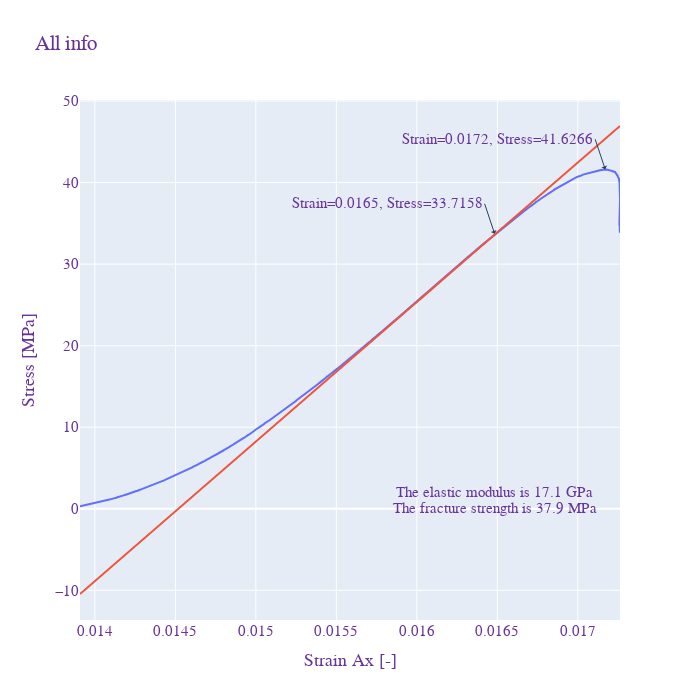

The notebook cell saved with this chart:
### Code cell
### All info
# plt.plot(strain1,stress_offset)
fig = go.Figure()
fig.add_trace(go.Scatter(x=strain1, y=stress1))
fig.add_trace(go.Scatter(x=strain1, y=stress_offset))

fig.add_annotation(x=x, y=y,
            text="Strain={:.4f}, Stress={:.4f}".format(x, y),
            showarrow=True,
            xanchor="right",
            arrowhead=1)
            
fig.add_annotation(x=xi, y=2,
            text=ElasticM,
            showarrow=False,
            arrowhead=1)

fig.add_annotation(x=xi, y=0,
            text=FractS,
            showarrow=False,
            arrowhead=1)


fig.add_annotation(x=xi, y=yi,
            text="Strain={:.4f}, Stress={:.4f}".format(x1, y1),
            xanchor="right",
            showarrow=True,
            arrowhead=1)

fig.update_layout(showlegend=False, autosize=False, width=700, height=700, 
    title="All info",
    xaxis_title="Strain Ax [-]",
    yaxis_title="Stress [MPa]",
    font=dict(
        family="New Times Roman",
        size=15,
        color="RebeccaPurple"))


fig.update_traces(textposition='top center')
fig.show()

fig.write_html("Graphs/PB3_UCS/PB3_Results.html")

### Figure 1 — Plotly figure (JSON) as saved in the notebook; plotly's stock layout.template omitted (floating-point values rounded to 4 significant figures; data arrays with more than 128 entries replaced by an {"elided": "..."} marker saying what was removed)
{"data": [{"textposition": "top center", "type": "scatter", "x": {"elided": "1925 float values"}, "y": {"elided": "1925 float values"}}, {"textposition": "top center", "type": "scatter", "x": {"elided": "1925 float values"}, "y": {"elided": "1925 float values"}}], "layout": {"annotations": [{"arrowhead": 1, "showarrow": true, "text": "Strain=0.0172, Stress=41.6266", "x": 0.01717, "xanchor": "right", "y": 41.63}, {"arrowhead": 1, "showarrow": false, "text": "The elastic modulus is 17.1 GPa", "x": 0.01648, "y": 2}, {"arrowhead": 1, "showarrow": false, "text": "The fracture strength is 37.9 MPa", "x": 0.01648, "y": 0}, {"arrowhead": 1, "showarrow": true, "text": "Strain=0.0165, Stress=33.7158", "x": 0.01648, "xanchor": "right", "y": 33.72}], "autosize": false, "font": {"color": "RebeccaPurple", "family": "New Times Roman", "size": 15}, "height": 700, "showlegend": false, "title": {"text": "All info"}, "width": 700, "xaxis": {"title": {"text": "Strain Ax [-]"}}, "yaxis": {"title": {"text": "Stress [MPa]"}}}}
